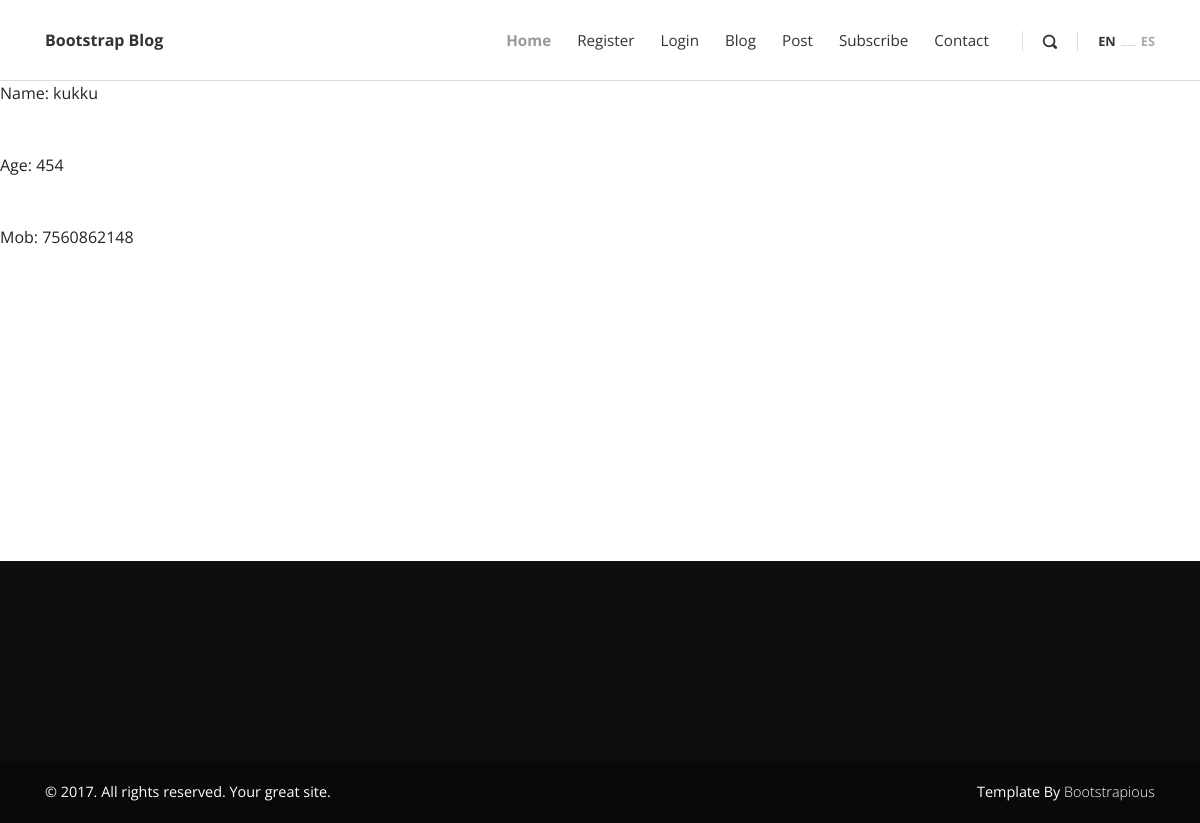
Screenshot of /admin_home/search_details/22/ with the database file from the repository.
### home/models.py (models this page shows)
class Register(models.Model):
    user = models.ForeignKey(User, on_delete=models.CASCADE, default=1)
    Name = models.CharField(max_length=25, blank=True, null=True)
    Age = models.CharField(max_length=30, blank=True, null=True)
    Dob = models.CharField(max_length=30, blank=True, null=True)
    FName = models.CharField(max_length=25, blank=True, null=True)
    MName = models.CharField(max_length=25, blank=True, null=True)
    Gender = models.CharField(max_length=25, blank=True, null=True)
    Qualification = models.CharField(max_length=30, blank=True, null=True)
    Language = models.CharField(max_length=25, blank=True, null=True)
    Mob = models.CharField(max_length=30, blank=True, null=True)
    Designation = models.CharField(max_length=25, blank=True, null=True)

### home/views.py (the view)
# urls.py: path('admin_home/search_details/<int:pk>/', views.search_details, name='search_details'),
def search_details(request, pk):
    obj = Register.objects.get(id=pk)
    return render(request, "search_details.html", {'obj': obj})

### templates/search_details.html
{% extends 'base.html' %}
{% load static %}
{% block content %}
    Name: {{ obj.Name }}<br><br><br>
    Age: {{ obj.Age }}<br><br><br>
    Mob: {{ obj.Mob }}<br><br><br>
    <br>  <br>  <br>  <br>  <br>  <br>  <br>  <br>  <br>  <br>  <br>
    {% endblock %}

### static/css/style.default.css (style rules this page uses)
body { overflow-x: hidden; }
body { font-family: "Open Sans", sans-serif; font-size: 1rem; font-weight: normal; line-height: 1.5; color: #212529; background-color: #fff; }

### rows the page displays
Register: Name "kukku", Age "454", Mob "7560862148"
